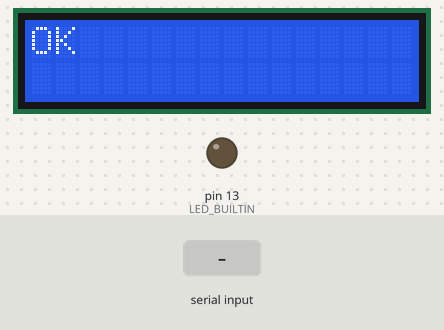
Simulated run of this sketch. Board: Arduino Uno, built with avr-gcc and run on an emulated ATmega328P. Shown: 16×2 character LCD, output pins drawn as LEDs (lit = HIGH). The inputs (shaded band) are chosen by the test bench. The modem accepts every AT command (registered, SIM ready, sends succeed) and sends nothing else; what the sketch prints to the serial monitor is not drawn.

Above: at 7.7 s.
7.8 s: "ETTI\n" received over the second serial link
At 13.3 s:
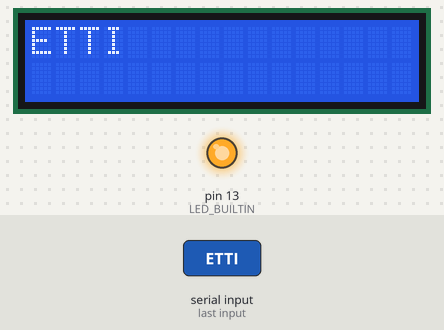
At 18.3 s:
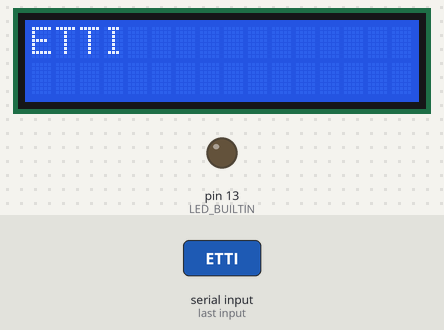
18.7 s: "0\n" received over the second serial link
At 23.7 s:
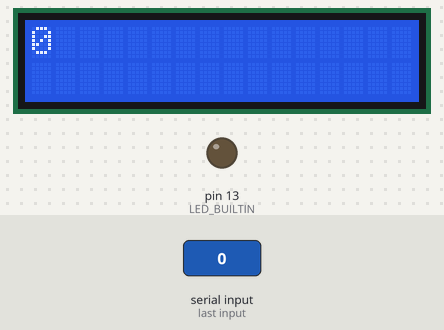
Timing chart, 0 to 25.2 s (numbered marks = the images above; inputs shaded):
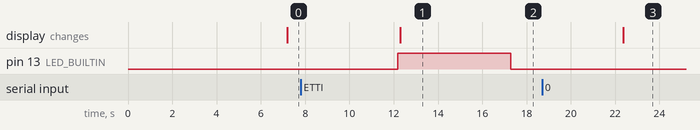

The sketch:

Narcisa_Arduino.ino
```cpp
#include <LiquidCrystal.h>
#include <SoftwareSerial.h>

// PINS
enum { RX = 10, TX};
enum { RS = 4, EN, D4, D5, D6, D7 };

// GLOBAL VARS

LiquidCrystal g_LCD(RS, EN, D4, D5, D6, D7); // Initialize LCD object
SoftwareSerial g_BT(RX, TX); // Initialize software UART object

char g_Disp[4][17]; // 4 lines of 16 characters +1 null terminator
String g_Buff; // Plain text buffer

uint8_t g_NumStr; // Number of non empty lines found in g_Disp
uint8_t g_Scroll; // Line of g_Disp from which the display will start printing

void PrintLines(char msg0[17], char msg1[17]); // Print two 16 character lines to the display
void ConvertBuffer(char dst[4][17], const char* buff); // Convert a string to the display format

void setup() {
  Serial.begin(9600);
  g_BT.begin(9600);

  g_LCD.begin(16, 2);
  g_LCD.clear();

  pinMode(LED_BUILTIN, OUTPUT);
  digitalWrite(LED_BUILTIN, LOW);

  g_NumStr = 0;
  g_Scroll = 0;

  g_Buff.reserve(64);

  // Configure name of bluetooth module
  g_BT.print("AT+NAMENBT04-E\r\n");
  delay(2000);
  // Receive and display Name and OK
  if(g_BT.available()) {
    g_Buff = g_BT.readStringUntil('\n');
    g_Buff.trim();
    //Serial.println(g_Buff);
    ConvertBuffer(g_Disp, g_Buff.c_str());
    PrintLines(g_Disp[0], g_Disp[1]);
  }
  else {
    ConvertBuffer(g_Disp, "No response from BT module");
    PrintLines(g_Disp[0], g_Disp[1]);
  }

}

void loop() {

  delay(5000);
  digitalWrite(LED_BUILTIN, LOW);

  if(g_BT.available()) {
    g_Buff = g_BT.readStringUntil('\n');
    if(g_Buff.length() > 63) g_Buff.remove(63);
    g_Buff.trim();

    int8_t found = g_Buff.indexOf("ETTI");
    if(found > -1) {
      Serial.println("-- Found ETTI");
      digitalWrite(LED_BUILTIN, HIGH);
    }

    Serial.println("-- Buffer: ");
    Serial.flush();
    Serial.println(g_Buff);

    ConvertBuffer(g_Disp, g_Buff.c_str());
    Serial.println("-- Formatted message:");
    Serial.flush();
    Serial.println(g_Disp[0]);
    Serial.println(g_Disp[1]);
    Serial.println(g_Disp[2]);
    Serial.println(g_Disp[3]);
    Serial.flush();

    g_NumStr = 0;
    g_Scroll = 0;
    if(strlen(g_Disp[0])!=0) g_NumStr++;
    if(strlen(g_Disp[1])!=0) g_NumStr++;
    if(strlen(g_Disp[2])!=0) g_NumStr++;
    if(strlen(g_Disp[3])!=0) g_NumStr++;

    Serial.println(g_NumStr);

    PrintLines(g_Disp[0], g_Disp[1]);
  }
  else if (g_NumStr > 2) {
    Serial.println("Scrolling");
    if(g_Scroll < 2) g_Scroll++;
    else g_Scroll = 0;
    PrintLines(g_Disp[g_Scroll], g_Disp[g_Scroll + 1]);
  }
  else { }
}

void PrintLines(char msg0[17], char msg1[17]) {
  g_LCD.clear();
  g_LCD.print(msg0);
  g_LCD.setCursor(0, 1);
  g_LCD.print(msg1);
  Serial.println("-- LCD display:");
  Serial.println(msg0);
  Serial.println(msg1);
  Serial.flush();
}

void ConvertBuffer(char dst[4][17], const char* buff) {
  //memset(dst[0], 0, 17);
  //memset(dst[1], 0, 17);
  static char inter[64];
  memset(inter, 0, 64);
  strncpy(inter, buff, 63);
  strncpy(dst[0], inter   , 16);
  strncpy(dst[1], inter+16, 16);
  strncpy(dst[2], inter+32, 16);
  strncpy(dst[3], inter+48, 16);
}
```

Measured:
- after the input at 7.8 s, pin 13 (LED_BUILTIN): LOW → HIGH after 4.4 s, → LOW 5.1 s later; the display: changes after 4.5 s (image 1)
- after the input at 18.7 s, the display: changes after 3.7 s (image 3)
